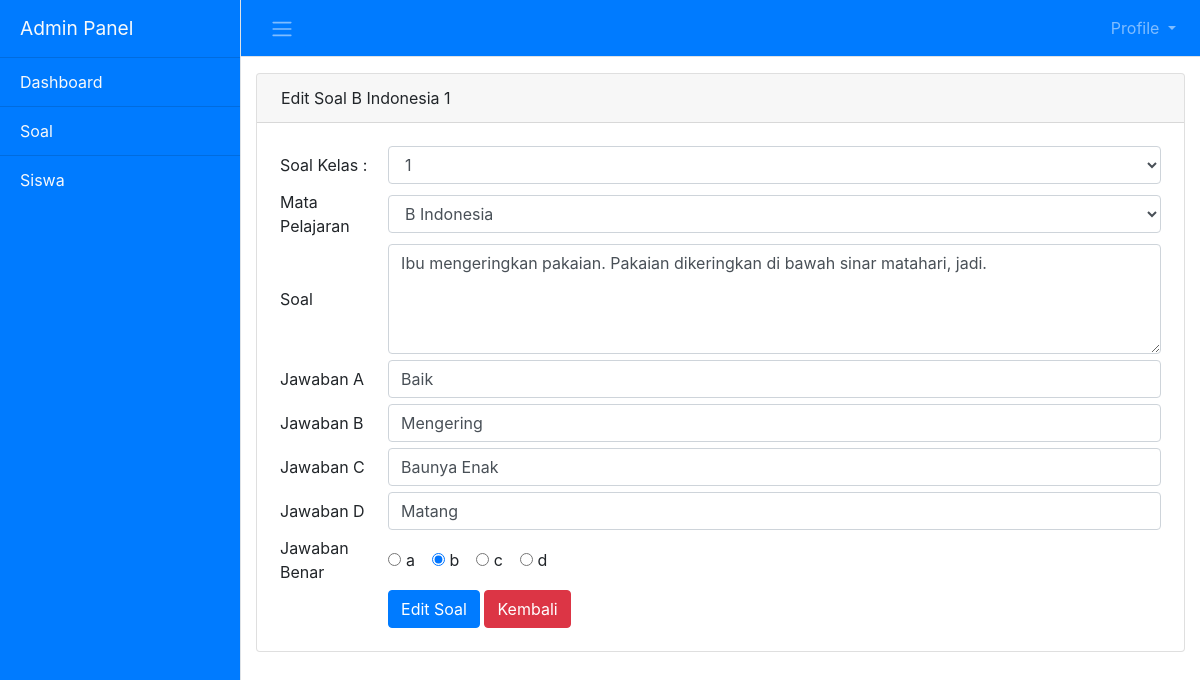
Screenshot of /v1/admin/index.php?page=editsoal&id=2 (signed in) with the database file from the repository.
### tables this page shows
CREATE TABLE `tbl_soal` (
  `id_soal` int(11) NOT NULL,
  `kelas_soal` int(2) NOT NULL,
  `mapel_soal` varchar(50) NOT NULL,
  `nama_soal` varchar(500) NOT NULL,
  `jawaban_a` varchar(200) NOT NULL,
  `jawaban_b` varchar(200) NOT NULL,
  `jawaban_c` varchar(200) NOT NULL,
  `jawaban_d` varchar(200) NOT NULL,
  `jawaban_benar` varchar(2) NOT NULL,
  `gambar` varchar(100) NOT NULL DEFAULT 'Tidak_Ada.jpg'
);

### v1/admin/script/preferences.php (called while the page is built, shortened)
<?php
class adminPanel
{
    private $host = "localhost";
	private $user = "root";
	private $pass = "";
	private $database = "db_bank_soal";
    public $mysqli="";
    public function SS_GetConnection ()
	{
		$this->mysqli = new MySQLi($this->host, $this->user, $this->pass, $this->database);
		if (!$this->mysqli->connect_errno){
			return $this->mysqli;
		}
    }
    public function getSoalDetail($idsoal){
        if ($this->SS_GetConnection())
		{
            $stmt = $this->mysqli->stmt_init();
            $stmt->prepare("SELECT * FROM tbl_soal WHERE id_soal = ?");
            $stmt->bind_param("i", $idsoal);
            $stmt->execute();
            return $stmt->get_result()->fetch_assoc();
        }
    }
}
?>

### v1/admin/editSoal.php (the view, shortened to what this page needs)
<?php
    $idsoal = $_GET['id'];
    require_once "script/preferences.php";
    $obj = new adminPanel();
    $row = $obj->getSoalDetail($idsoal);
?>
<div class="card mb-4 mt-3">
    <div class="card-header"><i class="fas fa-table mr-1"></i>Edit Soal <?php echo $row['mapel_soal'].' '.$row['kelas_soal'];?></div>
    <div class="card-body">
        <form id="form1" name="form1" class="form" method="post">
            <table border=0 cellpadding=3>
                <tr>
                    <td>Soal Kelas : </td>
                    <td><select class="form-control" name="kelassoal" id="kelassoal">
                            <option value="1"<?=$row['kelas_soal'] == '1' ? ' selected="selected"' : '';?>>1</option>
                        </select></td>
                </tr>
                <tr>
                    <td>Mata Pelajaran</td>
                    <td><select class="form-control" name="mapel" id="mapel">
                            <option value="B Indonesia"<?=$row['mapel_soal'] == 'B Indonesia' ? ' selected="selected"' : '';?>>B Indonesia</option>
                        </select></td>
                </tr>
                <tr>
                    <td>Soal</td>
                    <td><textarea class="form-control" name="namasoal" rows="4" cols="100%" ><?php echo $row['nama_soal']; ?></textarea></td>
                </tr>
                <tr>
                    <td>Jawaban A</td>
                    <td><input class="form-control" type="text" value="<?php echo $row['jawaban_a']; ?>" size="100%" name="jawaba"></td>
                </tr>
                <tr>
                    <td>Jawaban B</td>
                    <td><input class="form-control" type="text" value="<?php echo $row['jawaban_b']; ?>" size="100%" name="jawabb"></td>
                </tr>
                <tr>
                    <td>Jawaban C</td>
                    <td><input class="form-control" type="text" value="<?php echo $row['jawaban_c']; ?>" size="100%" name="jawabc"></td>
                </tr>
                <tr>
                    <td>Jawaban D</td>
                    <td><input class="form-control" type="text" value="<?php echo $row['jawaban_d']; ?>" size="100%" name="jawabd"></td>
                </tr>
                <tr>
                    <td>Jawaban Benar</td>
                    <td><div class="form-check-inline form-check">
                        <input type="radio" class="form-check-input" id="jawabbenara" name="jawabbenar"
                        <?php if ($row['jawaban_benar'] == "a") echo "checked";?>
                        value="a">
                        <label class="form-check-label" for="jawabbenara">a</label></div>
                        <div class="form-check-inline form-check">
                        <input type="radio" class="form-check-input" id="jawabbenarb" name="jawabbenar"
                        <?php if ($row['jawaban_benar'] == "b") echo "checked";?>
                        value="b">
                        <label class="form-check-label" for="jawabbenarb">b</label></div>
                        <div class="form-check-inline form-check">
                        <input type="radio" class="form-check-input" id="jawabbenarc" name="jawabbenar"
                        <?php if ($row['jawaban_benar'] == "c") echo "checked";?>
                        value="c">
                        <label class="form-check-label" for="jawabbenarc">c</label></div>
                        <div class="form-check-inline form-check">
                        <input type="radio" class="form-check-input" id="jawabbenard"  name="jawabbenar"
                        <?php if ($row['jawaban_benar'] == "d") echo "checked";?>
                        value="d">
                        <label class="form-check-label" for="jawabbenard">d</label></div>
                    </td>
                </tr>
                <tr>
                    <td></td>
                    <td><input class="btn btn-primary" type="submit" value="Edit Soal" name="submit">
                    <a href="index.php?page=soal" class="btn btn-danger">Kembali</a></td>
                </tr>
            </table>
        </form>
    </div>
</div>

### v1/admin/css/simple-sidebar.css (style rules this page uses)
body { overflow-x: hidden; }

### rows the page displays
tbl_soal: mapel_soal "B Indonesia", kelas_soal "1", kelassoal "1", mapel "B Indonesia", namasoal "Ibu mengeringkan pakaian. Pakaian dikeringkan di bawah sinar matahari, jadi.", jawaba "Baik", jawabb "Mengering", jawabc "Baunya Enak", jawabd "Matang", jawaban_benar "☐ a", jawaban_benar "☑ b", jawaban_benar "☐ c", jawaban_benar "☐ d"
